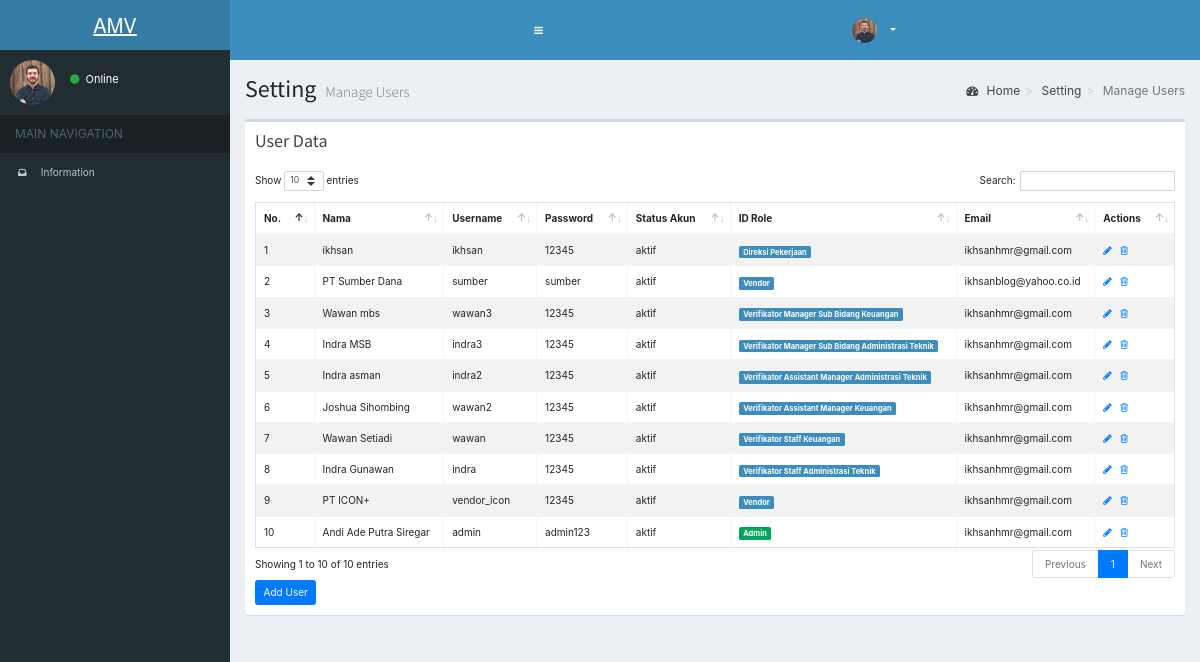
Screenshot of /index.php/setting/users_view with the database file from the repository.
### tables this page shows
CREATE TABLE `users` (
  `id_users` int(11) NOT NULL AUTO_INCREMENT,
  `nama` varchar(200) DEFAULT NULL,
  `username` varchar(50) NOT NULL,
  `password` text NOT NULL,
  `id_role` int(11) NOT NULL,
  `email` varchar(50) DEFAULT NULL,
  `status` enum('aktif','nonaktif') DEFAULT NULL,
  PRIMARY KEY (`id_users`),
  KEY `ID_ROLE` (`id_role`)
);

### application/controllers/Setting.php (called while the page is built, shortened)
<?php
class Setting extends CI_Controller {
    public function __construct() {
        $this->load->database();
        $this->load->helper(array('form', 'url'));
        $this->load->library(array('form_validation', 'session','enkripsi'));
        $this->load->model(array('admin_model'));
        $this->load->model(array('Setting_model'));
    }
	public function users_view() {
			$data['users_view'] = $this->admin_model->tampil_user();
			$data['nama'] = $this->session->userdata('nama');
			$data['username'] = $this->session->userdata('username');
			$data['id_role'] = $this->session->userdata('id_role');
			$data['email'] = $this->session->userdata('email');
		$this->load->view('header',$data);
		$this->load->view('sidebar', $data);
            $this->load->view('Setting/users_view',$data);
            $this->load->view('footer');
    }
}

### index.php (called while the page is built, shortened)
<?php
require_once BASEPATH.'core/CodeIgniter.php';

### application/models/Admin_model.php (called while the page is built, shortened)
<?php
class Admin_model extends CI_Model {
	function tampil_user() {
        $get = $this->db->query("SELECT
		  a.*,
		  (SELECT
			b.nama_role
		  FROM
			role b
		  WHERE a.id_role = b.id_role) AS nama_role
		FROM
		  users a
		ORDER BY id_users DESC ");
        return $get;
    }
}

### application/libraries/Enkripsi.php (called while the page is built)
<?php
class Enkripsi{
		function encrypt_decrypt($action, $string) {
			$output = false;
			$encrypt_method = "AES-256-CBC";
			$secret_key = 'This is my secret key';
			$secret_iv = 'This is my secret iv';
			$key = hash('sha256', $secret_key);
			$iv = substr(hash('sha256', $secret_iv), 0, 16);
			if ( $action == 'encrypt' ) {
				$output = openssl_encrypt($string, $encrypt_method, $key, 0, $iv);
				$output = base64_encode($output);
			} else if( $action == 'decrypt' ) {
				$output = openssl_decrypt(base64_decode($string), $encrypt_method, $key, 0, $iv);
			}
			return $output;
			}
}
?>

### application/views/Setting/users_view.php (the view, shortened to what this page needs)
<div class="content-wrapper">
   <section class="content-header">
     <h1>
       Setting
       <small>Manage Users</small>
     </h1>
     <ol class="breadcrumb">
       <li><a href="#"><i class="fa fa-dashboard"></i> Home</a></li>
       <li><a href="#">Setting</a></li>
       <li class="active">Manage Users</li>
     </ol>
   </section>
   <section class="content">
     <div class="row">
       <div class="col-xs-12">
         <div class="box">
           <div class="box-header">
             <h3 class="box-title">User Data</h3>
           </div>
           <div class="box-body">
             <table id="example1" class="table table-bordered table-striped">
               <thead>
               <tr>
                <th class="center">
			  No.
			 </th>
                 <th>Nama</th>
                 <th>Username</th>
                 <th>Password</th>
			  <th>Status Akun</th>
                 <th>ID Role</th>
                 <th>Email</th>
			  <th>Actions</th>
               </tr>
               </thead>
			<?php
			$no =1;
			?>
               <tbody>
			<?php foreach ($users_view->result_array() as $data) { ?>
               <tr>
				<td class="center">
					<?php echo $no; ?>
				</td>
                 <td>
					<?php echo $data['nama']; ?>
			  </td>
                 <td>
					<?php echo $data['username']; ?>
			  </td>
                 <td>
					<?php echo $this->enkripsi->encrypt_decrypt('decrypt', $data['password']); ?>
			  </td>
			  <td>
					<?php echo $data['status']; ?>
			  </td>
                 <td>
			  <?php
			  if ($data['id_role'] == 1){ ?>
			  <span class="label label-success"><?php echo $data['nama_role']; ?></span>
				<?php
			  } else  if ($data['id_role'] == 2){
				  ?>
			  <span class="label label-primary"><?php echo $data['nama_role']; ?></span>
			  <?php
					} else  if ($data['id_role'] == 3){
				  ?>
			  <span class="label label-primary"><?php echo $data['nama_role']; ?></span>
			  <?php
					} else  if ($data['id_role'] == 4){
				  ?>
			  <span class="label label-primary"><?php echo $data['nama_role']; ?></span>
			  <?php
					}else  if ($data['id_role'] == 5){
				  ?>
			  <span class="label label-primary"><?php echo $data['nama_role']; ?></span>
			  <?php
					}else  if ($data['id_role'] == 6){
				  ?>
			  <span class="label label-primary"><?php echo $data['nama_role']; ?></span>
			  <?php
					}else  if ($data['id_role'] == 7){
				  ?>
			  <span class="label label-primary"><?php echo $data['nama_role']; ?></span>
			  <?php
					}else  if ($data['id_role'] == 8){
				  ?>
			  <span class="label label-primary"><?php echo $data['nama_role']; ?></span>
			  <?php
					}else  if ($data['id_role'] == 9){
				  ?>
			  <span class="label label-primary"><?php echo $data['nama_role']; ?></span>
			  <?php
					}
				?>
			  </td>
			   <td>
					<?php echo $data['email']; ?>
			  </td>
			  <td>
														<div class="hidden-sm hidden-xs action-buttons">
															<a class="green" value="<?php echo $data['id_users']; ?>" href="<?php echo base_url() . "setting/users_edit?id_users=".$data['id_users']?>">
																<i class="fa fa-pencil bigger-130"></i>
															</a>
															<a class="red" value="<?php echo $data['id_users']; ?>"  href="<?php echo base_url() . "setting/users_delete?id_users=".$data['id_users']?>" onclick="return confirm('Anda Yakin Menghapus Data Ini?');" >
																<i class="fa fa-trash-o bigger-130"></i>
															</a>
														</div>
													</td>
               </tr>
			<?php
				$no++;
				}
			?>
               </tbody>
             </table>
											<div class="row">
													<div id="default-buttons" class="col-sm-6">
													<a class="btn btn-primary" href="<?php echo site_url('setting/users_add'); ?>">Add User</a>
													</div>
											</div>
           </div>
         </div>
       </div>
     </div>
   </section>
 </div>

### application/views/header.php (shortened to what this page needs)
<!DOCTYPE html>
<html>
<head>
  <link rel="stylesheet" href="<?php echo base_url(); ?>public/assets/bower_components/bootstrap/dist/css/bootstrap.min.css">
  <link rel="stylesheet" href="<?php echo base_url(); ?>public/assets/bower_components/font-awesome/css/font-awesome.min.css">
  <link rel="stylesheet" href="<?php echo base_url(); ?>public/assets/bower_components/Ionicons/css/ionicons.min.css">
  <link rel="stylesheet" href="<?php echo base_url(); ?>public/assets/dist/css/AdminLTE.min.css">
  <link rel="stylesheet" href="<?php echo base_url(); ?>public/assets/bower_components/datatables.net-bs/css/dataTables.bootstrap.min.css">
  <link rel="stylesheet" href="<?php echo base_url(); ?>public/assets/dist/css/skins/_all-skins.min.css">
  <link rel="stylesheet" href="<?php echo base_url(); ?>public/assets/bower_components/morris.js/morris.css">
  <link rel="stylesheet" href="<?php echo base_url(); ?>public/assets/bower_components/jvectormap/jquery-jvectormap.css">
  <link rel="stylesheet" href="<?php echo base_url(); ?>public/assets/bower_components/bootstrap-datepicker/dist/css/bootstrap-datepicker.min.css">
  <link rel="stylesheet" href="<?php echo base_url(); ?>public/assets/bower_components/bootstrap-daterangepicker/daterangepicker.css">
  <link rel="stylesheet" href="<?php echo base_url(); ?>public/assets/plugins/bootstrap-wysihtml5/bootstrap3-wysihtml5.min.css">
  <link rel="stylesheet" href="<?php echo base_url(); ?>public/colorbox/colorbox.css">
<link rel="stylesheet" href="<?php echo base_url(); ?>public/sweetalert2/dist/sweetalert2.css">
<link rel="stylesheet" href="<?php echo base_url(); ?>public/assets/dist/css/Timeline.css">
  <link rel="stylesheet" href="<?php echo base_url(); ?>assets2/css/bootstrap.min.css">
    <link rel="stylesheet" href="<?php echo base_url(); ?>assets2/DataTables/DataTables-1.10.18/css/dataTables.bootstrap4.min.css">
    <link rel="stylesheet" href="<?php echo base_url(); ?>assets2/DataTables/Buttons-1.5.6/css/buttons.bootstrap4.min.css">
</head>
<body class="hold-transition skin-blue sidebar-mini">
<div class="wrapper">
  <header class="main-header">
    <a href="index2.html" class="logo">
      <span class="logo-lg">AMV</span>
    </a>
    <nav class="navbar navbar-static-top">
      <a href="#" class="sidebar-toggle" data-toggle="push-menu" role="button">
      </a>
      <div class="navbar-custom-menu">
        <ul class="nav navbar-nav">
          <li class="dropdown user user-menu">
            <a href="#" class="dropdown-toggle" data-toggle="dropdown">
              <img src="<?php echo base_url(); ?>public/assets/dist/img/user2-160x160.jpg" class="user-image" alt="User Image">
            </a>
          </li>
        </ul>
      </div>
    </nav>
  </header>

### application/views/sidebar.php (shortened to what this page needs)
<aside class="main-sidebar">
  <section class="sidebar">
    <div class="user-panel">
      <div class="pull-left image">
        <img src="<?php echo base_url(); ?>public/assets/dist/img/user2-160x160.jpg" class="img-circle" alt="User Image">
      </div>
      <div class="pull-left info">
        <a href="#"><i class="fa fa-circle text-success"></i> Online</a>
      </div>
    </div>
    <ul class="sidebar-menu" data-widget="tree">
      <li class="header">MAIN NAVIGATION</li>
<li>
        <a href="<?php echo site_url('Admin/index'); ?>">
          <i class="fa fa-inbox"></i> <span>Information</span>
        </a>
      </li>
    </ul>
  </section>
</aside>

### application/views/footer.php (shortened to what this page needs)
</div>
</body>
</html>

### rows the page displays
users: nama "ikhsan", username "ikhsan", password "12345", status "aktif", nama_role "Direksi Pekerjaan", email "ikhsanhmr@gmail.com", $data['id_users'] 17 (drawn)
users: nama "PT Sumber Dana", username "sumber", password "sumber", status "aktif", nama_role "Vendor", email "ikhsanblog@yahoo.co.id", $data['id_users'] 16 (drawn)
users: nama "Wawan mbs", username "wawan3", password "12345", status "aktif", nama_role "Verifikator Manager Sub Bidang Keuangan", email "ikhsanhmr@gmail.com", $data['id_users'] 15 (drawn)
users: nama "Indra MSB", username "indra3", password "12345", status "aktif", nama_role "Verifikator Manager Sub Bidang Administrasi Teknik", email "ikhsanhmr@gmail.com", $data['id_users'] 14 (drawn)
users: nama "Indra asman", username "indra2", password "12345", status "aktif", nama_role "Verifikator Assistant Manager Administrasi Teknik", email "ikhsanhmr@gmail.com", $data['id_users'] 13 (drawn)
users: nama "Joshua Sihombing", username "wawan2", password "12345", status "aktif", nama_role "Verifikator Assistant Manager Keuangan", email "ikhsanhmr@gmail.com", $data['id_users'] 12 (drawn)
users: nama "Wawan Setiadi", username "wawan", password "12345", status "aktif", nama_role "Verifikator Staff Keuangan", email "ikhsanhmr@gmail.com", $data['id_users'] 11 (drawn)
users: nama "Indra Gunawan", username "indra", password "12345", status "aktif", nama_role "Verifikator Staff Administrasi Teknik", email "ikhsanhmr@gmail.com", $data['id_users'] 10 (drawn)
users: nama "PT ICON+", username "vendor_icon", password "12345", status "aktif", nama_role "Vendor", email "ikhsanhmr@gmail.com"
users: nama "Andi Ade Putra Siregar", username "admin", password "admin123", status "aktif", nama_role "Admin", email "ikhsanhmr@gmail.com", $data['id_users'] 8 (drawn)
